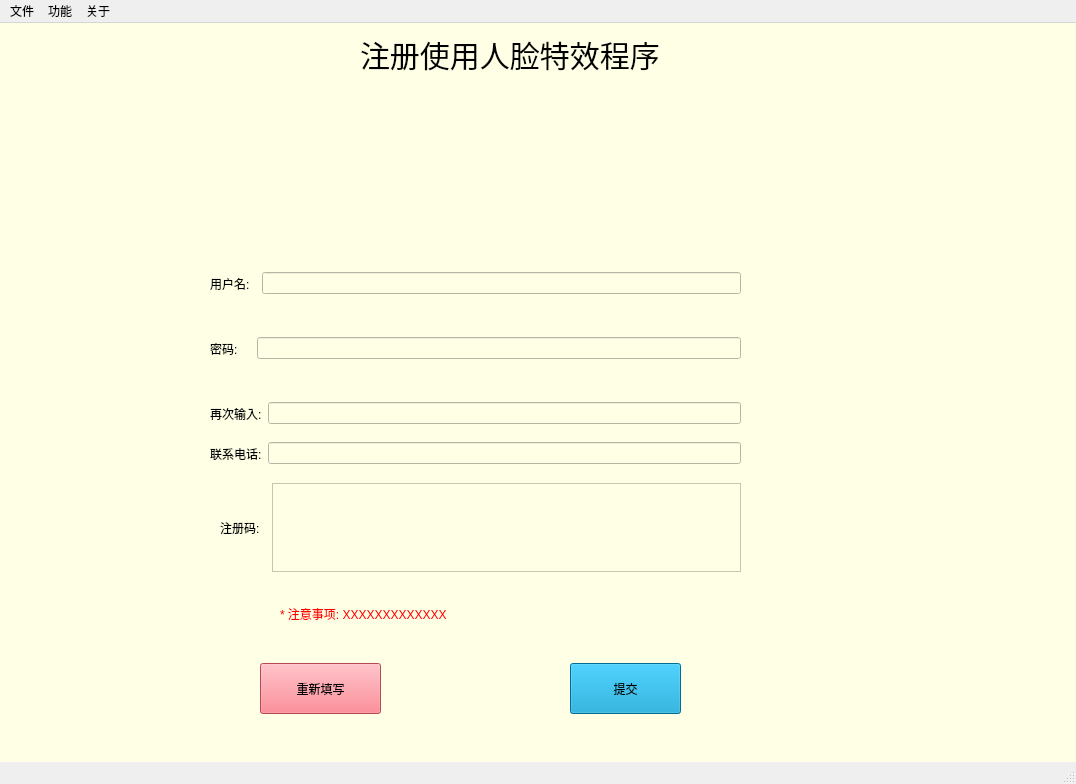
<?xml version="1.0" encoding="UTF-8"?>
<ui version="4.0">
 <class>MainWindow</class>
 <widget class="QMainWindow" name="MainWindow">
  <property name="windowModality">
   <enum>Qt::NonModal</enum>
  </property>
  <property name="enabled">
   <bool>true</bool>
  </property>
  <property name="geometry">
   <rect>
    <x>0</x>
    <y>0</y>
    <width>1076</width>
    <height>784</height>
   </rect>
  </property>
  <property name="sizePolicy">
   <sizepolicy hsizetype="Preferred" vsizetype="Preferred">
    <horstretch>50</horstretch>
    <verstretch>10</verstretch>
   </sizepolicy>
  </property>
  <property name="focusPolicy">
   <enum>Qt::StrongFocus</enum>
  </property>
  <property name="contextMenuPolicy">
   <enum>Qt::ActionsContextMenu</enum>
  </property>
  <property name="acceptDrops">
   <bool>true</bool>
  </property>
  <property name="windowTitle">
   <string>美颜相机</string>
  </property>
  <property name="windowIcon">
   <iconset>
    <normaloff>C:/Users/kunkun/.designer/backup/cam.ico</normaloff>C:/Users/kunkun/.designer/backup/cam.ico</iconset>
  </property>
  <property name="statusTip">
   <string/>
  </property>
  <property name="autoFillBackground">
   <bool>false</bool>
  </property>
  <property name="styleSheet">
   <string notr="true"/>
  </property>
  <property name="iconSize">
   <size>
    <width>50</width>
    <height>50</height>
   </size>
  </property>
  <property name="animated">
   <bool>true</bool>
  </property>
  <property name="tabShape">
   <enum>QTabWidget::Rounded</enum>
  </property>
  <property name="dockNestingEnabled">
   <bool>false</bool>
  </property>
  <property name="dockOptions">
   <set>QMainWindow::AllowTabbedDocks|QMainWindow::AnimatedDocks</set>
  </property>
  <widget class="QWidget" name="centralwidget">
   <property name="sizePolicy">
    <sizepolicy hsizetype="Preferred" vsizetype="Preferred">
     <horstretch>0</horstretch>
     <verstretch>0</verstretch>
    </sizepolicy>
   </property>
   <property name="autoFillBackground">
    <bool>false</bool>
   </property>
   <property name="styleSheet">
    <string notr="true">background-color: rgb(255, 255, 230);
</string>
   </property>
   <widget class="QWidget" name="horizontalLayoutWidget">
    <property name="geometry">
     <rect>
      <x>210</x>
      <y>200</y>
      <width>531</width>
      <height>121</height>
     </rect>
    </property>
    <layout class="QHBoxLayout" name="horizontalLayout">
     <item>
      <widget class="QLabel" name="label">
       <property name="text">
        <string>用户名:  </string>
       </property>
      </widget>
     </item>
     <item>
      <widget class="QLineEdit" name="lineEdit"/>
     </item>
    </layout>
   </widget>
   <widget class="QLabel" name="label_2">
    <property name="geometry">
     <rect>
      <x>360</x>
      <y>10</y>
      <width>321</width>
      <height>41</height>
     </rect>
    </property>
    <property name="styleSheet">
     <string notr="true">font-size:30px;</string>
    </property>
    <property name="text">
     <string>注册使用人脸特效程序</string>
    </property>
   </widget>
   <widget class="QLabel" name="label_3">
    <property name="geometry">
     <rect>
      <x>400</x>
      <y>50</y>
      <width>201</width>
      <height>171</height>
     </rect>
    </property>
    <property name="styleSheet">
     <string notr="true">background-image:url('icon.png')</string>
    </property>
    <property name="text">
     <string/>
    </property>
   </widget>
   <widget class="QWidget" name="horizontalLayoutWidget_2">
    <property name="geometry">
     <rect>
      <x>210</x>
      <y>280</y>
      <width>531</width>
      <height>91</height>
     </rect>
    </property>
    <layout class="QHBoxLayout" name="horizontalLayout_2">
     <item>
      <widget class="QLabel" name="label_4">
       <property name="text">
        <string>密码:    </string>
       </property>
      </widget>
     </item>
     <item>
      <widget class="QLineEdit" name="lineEdit_2"/>
     </item>
    </layout>
   </widget>
   <widget class="QPushButton" name="pushButton">
    <property name="geometry">
     <rect>
      <x>260</x>
      <y>640</y>
      <width>121</width>
      <height>51</height>
     </rect>
    </property>
    <property name="styleSheet">
     <string notr="true">background-color: #fe6673;</string>
    </property>
    <property name="text">
     <string>重新填写</string>
    </property>
   </widget>
   <widget class="QPushButton" name="pushButton_2">
    <property name="geometry">
     <rect>
      <x>570</x>
      <y>640</y>
      <width>111</width>
      <height>51</height>
     </rect>
    </property>
    <property name="styleSheet">
     <string notr="true">background-color: #0099CC;</string>
    </property>
    <property name="text">
     <string>提交</string>
    </property>
   </widget>
   <widget class="QWidget" name="horizontalLayoutWidget_3">
    <property name="geometry">
     <rect>
      <x>210</x>
      <y>370</y>
      <width>531</width>
      <height>41</height>
     </rect>
    </property>
    <layout class="QHBoxLayout" name="horizontalLayout_3">
     <item>
      <widget class="QLabel" name="label_5">
       <property name="text">
        <string>再次输入:</string>
       </property>
      </widget>
     </item>
     <item>
      <widget class="QLineEdit" name="lineEdit_3"/>
     </item>
    </layout>
   </widget>
   <widget class="QWidget" name="horizontalLayoutWidget_4">
    <property name="geometry">
     <rect>
      <x>210</x>
      <y>410</y>
      <width>531</width>
      <height>41</height>
     </rect>
    </property>
    <layout class="QHBoxLayout" name="horizontalLayout_4">
     <item>
      <widget class="QLabel" name="label_6">
       <property name="text">
        <string>联系电话:</string>
       </property>
      </widget>
     </item>
     <item>
      <widget class="QLineEdit" name="lineEdit_4"/>
     </item>
    </layout>
   </widget>
   <widget class="QWidget" name="horizontalLayoutWidget_5">
    <property name="geometry">
     <rect>
      <x>220</x>
      <y>460</y>
      <width>521</width>
      <height>89</height>
     </rect>
    </property>
    <layout class="QHBoxLayout" name="horizontalLayout_5">
     <item>
      <widget class="QLabel" name="label_7">
       <property name="text">
        <string>注册码:  </string>
       </property>
      </widget>
     </item>
     <item>
      <widget class="QTextEdit" name="textEdit"/>
     </item>
    </layout>
   </widget>
   <widget class="QLabel" name="label_8">
    <property name="geometry">
     <rect>
      <x>280</x>
      <y>560</y>
      <width>431</width>
      <height>61</height>
     </rect>
    </property>
    <property name="styleSheet">
     <string notr="true">color:red;
</string>
    </property>
    <property name="text">
     <string>* 注意事项: XXXXXXXXXXXXX</string>
    </property>
   </widget>
   <widget class="QLabel" name="label_9">
    <property name="geometry">
     <rect>
      <x>780</x>
      <y>240</y>
      <width>121</width>
      <height>21</height>
     </rect>
    </property>
    <property name="text">
     <string/>
    </property>
   </widget>
   <widget class="QLabel" name="label_10">
    <property name="geometry">
     <rect>
      <x>770</x>
      <y>320</y>
      <width>151</width>
      <height>21</height>
     </rect>
    </property>
    <property name="text">
     <string/>
    </property>
   </widget>
   <widget class="QLabel" name="label_11">
    <property name="geometry">
     <rect>
      <x>760</x>
      <y>380</y>
      <width>181</width>
      <height>31</height>
     </rect>
    </property>
    <property name="text">
     <string/>
    </property>
   </widget>
   <widget class="QLabel" name="label_12">
    <property name="geometry">
     <rect>
      <x>760</x>
      <y>420</y>
      <width>171</width>
      <height>21</height>
     </rect>
    </property>
    <property name="text">
     <string/>
    </property>
   </widget>
   <widget class="QLabel" name="label_13">
    <property name="geometry">
     <rect>
      <x>760</x>
      <y>470</y>
      <width>141</width>
      <height>41</height>
     </rect>
    </property>
    <property name="text">
     <string/>
    </property>
   </widget>
  </widget>
  <widget class="QStatusBar" name="statusbar"/>
  <widget class="QMenuBar" name="menubar">
   <property name="geometry">
    <rect>
     <x>0</x>
     <y>0</y>
     <width>1076</width>
     <height>26</height>
    </rect>
   </property>
   <property name="font">
    <font>
     <kerning>true</kerning>
    </font>
   </property>
   <property name="mouseTracking">
    <bool>true</bool>
   </property>
   <property name="tabletTracking">
    <bool>false</bool>
   </property>
   <property name="acceptDrops">
    <bool>true</bool>
   </property>
   <property name="nativeMenuBar">
    <bool>false</bool>
   </property>
   <widget class="QMenu" name="menu">
    <property name="title">
     <string>文件</string>
    </property>
    <addaction name="action"/>
    <addaction name="action_2"/>
   </widget>
   <widget class="QMenu" name="menu_5">
    <property name="title">
     <string>关于</string>
    </property>
    <addaction name="action_5"/>
   </widget>
   <widget class="QMenu" name="menu_2">
    <property name="title">
     <string>功能</string>
    </property>
    <addaction name="actionAI"/>
    <addaction name="action_17"/>
    <addaction name="action_18"/>
   </widget>
   <addaction name="menu"/>
   <addaction name="menu_2"/>
   <addaction name="menu_5"/>
  </widget>
  <action name="action">
   <property name="text">
    <string>保存</string>
   </property>
   <property name="statusTip">
    <string>打开图片</string>
   </property>
   <property name="shortcut">
    <string>Ctrl+O</string>
   </property>
   <property name="priority">
    <enum>QAction::HighPriority</enum>
   </property>
  </action>
  <action name="action_2">
   <property name="text">
    <string>另存为</string>
   </property>
   <property name="statusTip">
    <string>保存图片</string>
   </property>
   <property name="whatsThis">
    <string/>
   </property>
   <property name="shortcut">
    <string>Ctrl+S</string>
   </property>
  </action>
  <action name="action_3">
   <property name="text">
    <string>高斯滤波</string>
   </property>
  </action>
  <action name="action_4">
   <property name="text">
    <string>图像清晰</string>
   </property>
   <property name="statusTip">
    <string>图像清晰</string>
   </property>
  </action>
  <action name="action_6">
   <property name="text">
    <string>高斯滤波</string>
   </property>
   <property name="statusTip">
    <string>高斯滤波</string>
   </property>
  </action>
  <action name="action_7">
   <property name="text">
    <string>均值滤波</string>
   </property>
   <property name="statusTip">
    <string>均值滤波</string>
   </property>
  </action>
  <action name="actionLaplacian">
   <property name="text">
    <string>Laplacian</string>
   </property>
   <property name="statusTip">
    <string>Laplacian</string>
   </property>
  </action>
  <action name="actionSobel">
   <property name="text">
    <string>Sobel</string>
   </property>
   <property name="statusTip">
    <string>Sobel</string>
   </property>
  </action>
  <action name="actionPrewitt">
   <property name="text">
    <string>Prewitt</string>
   </property>
   <property name="statusTip">
    <string>Prewitt</string>
   </property>
  </action>
  <action name="action_9">
   <property name="text">
    <string>频域平滑</string>
   </property>
   <property name="statusTip">
    <string>频域平滑</string>
   </property>
  </action>
  <action name="action_10">
   <property name="text">
    <string>频域锐化</string>
   </property>
   <property name="statusTip">
    <string>频域锐化</string>
   </property>
  </action>
  <action name="action_11">
   <property name="text">
    <string>中值滤波</string>
   </property>
   <property name="statusTip">
    <string>中值滤波</string>
   </property>
  </action>
  <action name="action_12">
   <property name="text">
    <string>美白度选择</string>
   </property>
   <property name="statusTip">
    <string>美白度选择</string>
   </property>
  </action>
  <action name="action_13">
   <property name="text">
    <string>平滑度选择</string>
   </property>
   <property name="statusTip">
    <string>平滑度选择</string>
   </property>
  </action>
  <action name="action_5">
   <property name="text">
    <string>关于我们</string>
   </property>
   <property name="statusTip">
    <string>还原</string>
   </property>
  </action>
  <action name="action_8">
   <property name="text">
    <string>撤销</string>
   </property>
   <property name="statusTip">
    <string>撤销</string>
   </property>
   <property name="shortcut">
    <string>Ctrl+Z</string>
   </property>
   <property name="shortcutContext">
    <enum>Qt::WindowShortcut</enum>
   </property>
  </action>
  <action name="action_14">
   <property name="text">
    <string>放大</string>
   </property>
   <property name="statusTip">
    <string>放大</string>
   </property>
   <property name="shortcut">
    <string>+</string>
   </property>
   <property name="iconVisibleInMenu">
    <bool>true</bool>
   </property>
  </action>
  <action name="action_15">
   <property name="text">
    <string>缩小</string>
   </property>
   <property name="statusTip">
    <string>缩小</string>
   </property>
   <property name="shortcut">
    <string>-</string>
   </property>
  </action>
  <action name="action_16">
   <property name="text">
    <string>截图</string>
   </property>
   <property name="statusTip">
    <string>截图</string>
   </property>
  </action>
  <action name="actionwo">
   <property name="text">
    <string>wo</string>
   </property>
  </action>
  <action name="actionGamma">
   <property name="text">
    <string>Gamma变换</string>
   </property>
  </action>
  <action name="actionAI">
   <property name="text">
    <string>AI换脸功能</string>
   </property>
  </action>
  <action name="action_17">
   <property name="text">
    <string>图像处理功能</string>
   </property>
  </action>
  <action name="action_18">
   <property name="text">
    <string>视频处理功能</string>
   </property>
  </action>
  <action name="action_19">
   <property name="text">
    <string>检查更新</string>
   </property>
  </action>
  <action name="action_20">
   <property name="text">
    <string>重新下载</string>
   </property>
  </action>
 </widget>
 <resources/>
 <connections/>
</ui>
